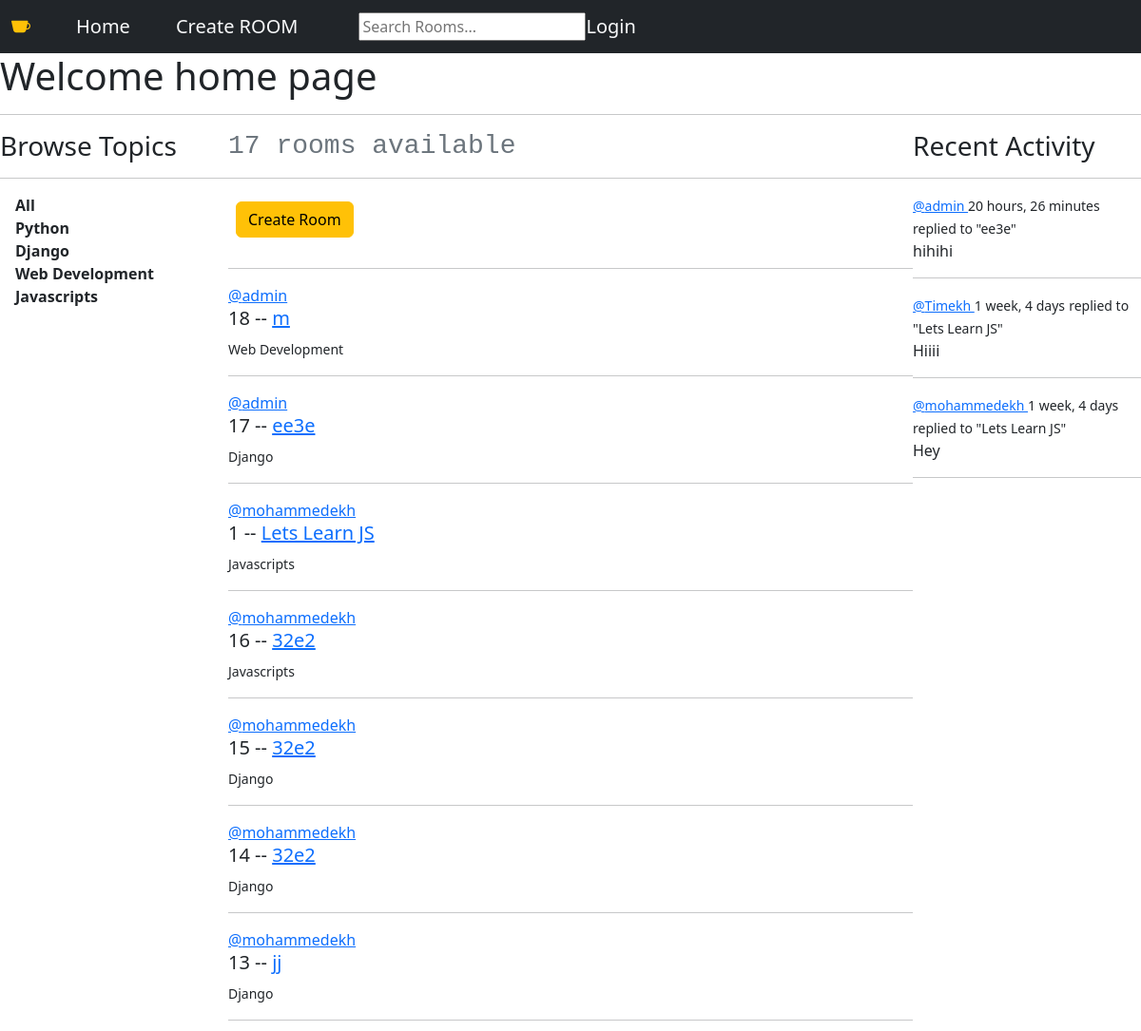
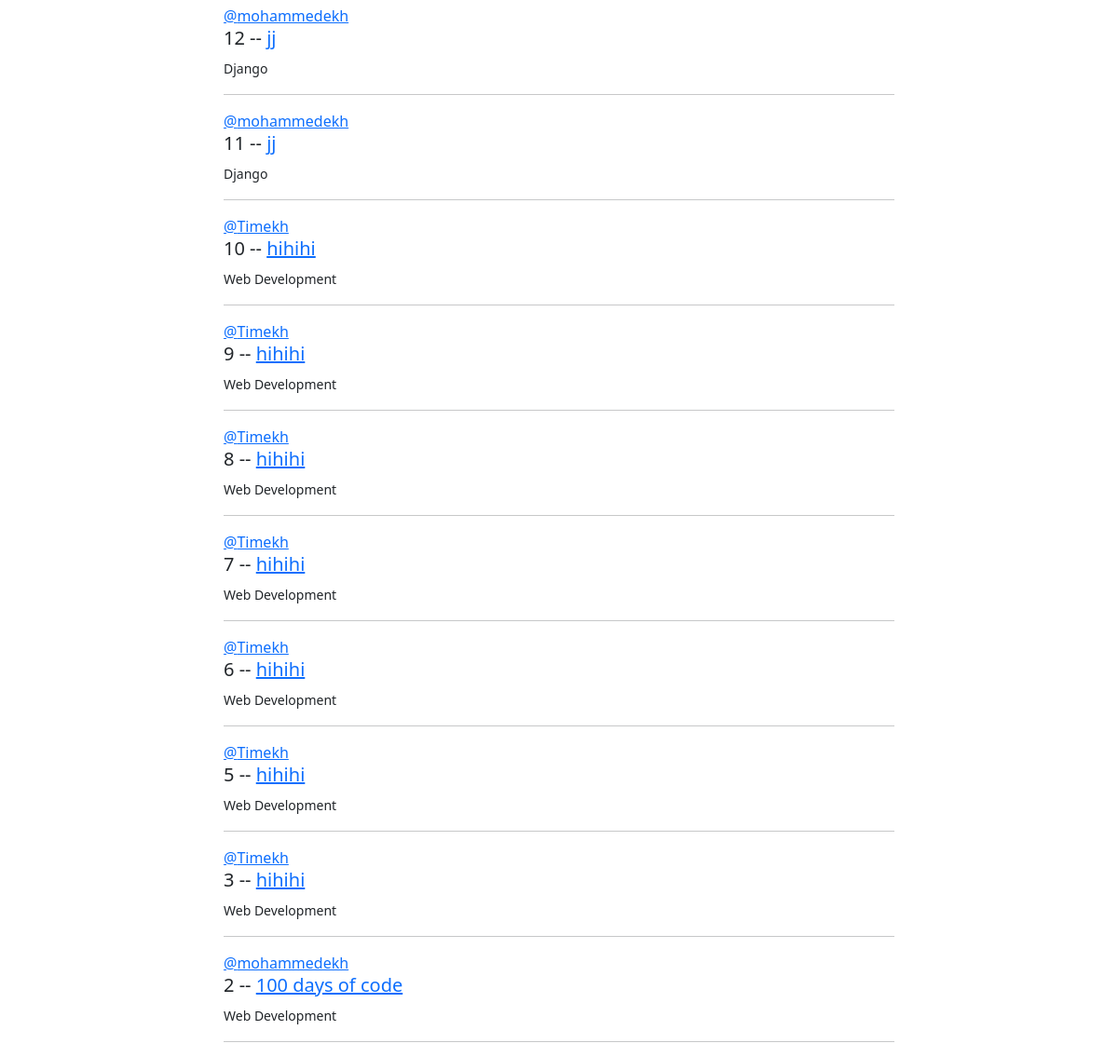
The page / on the database its author committed (2 pictures, top to bottom).
### base/models.py (models this page shows, shortened)
class Topic(models.Model):
    name = models.CharField(max_length=200)

class Room(models.Model):
    host = models.ForeignKey(User, on_delete=models.SET_NULL, null=True)
    topic = models.ForeignKey(Topic, on_delete=models.SET_NULL, null=True)
    name = models.CharField(max_length=200)
    description = models.TextField(null=True, blank=True)
    Participants =  models.ManyToManyField(User, related_name='Participants', blank=True)
    updated = models.DateTimeField(auto_now=True)
    created = models.DateTimeField(auto_now_add=True)
    class Meta:
        ordering =['-updated','-created']
    def __str__(self):
        return self.name

class Message(models.Model):
    user    = models.ForeignKey(User,on_delete=models.CASCADE)
    room    = models.ForeignKey(Room, on_delete=models.CASCADE)
    body    = models.TextField()
    updated = models.DateTimeField(auto_now=True)
    created = models.DateTimeField(auto_now_add=True)
    class Meta:
        ordering =['-updated','-created']
    def __str__(self):
        return self.body[0:50]

### base/views.py (the view)
# urls.py: path('', views.home, name="home page"),
def home(request):
    q= request.GET.get('q') if request.GET.get('q') != None else ''
    rooms = Room.objects.filter(Q(topic__name__icontains=q) | Q(name__icontains=q) | Q(description__icontains=q))
    topics = Topic.objects.all()
    room_count = rooms.count()
    room_messages = Message.objects.filter(Q(room__topic__name__icontains=q))
    context = {'rooms':rooms, 'topics':topics,'room_count':room_count, 'room_messages':room_messages}
    return render(request,'base/home.html',context )

### base/templates/base/home.html
{% extends 'main.html' %}
    {% block content%}
    <h1> Welcome home page </h1>
    <hr>
    <div class="home-container">
        <div>
           {% include 'base/topics_component.html'%}
        </div>
        <div>
                <h3 class="text-muted font-monospace">{{room_count}} rooms available</h3>
                <hr>
                <a class="text-light text-decoration-none " href="{% url 'create-room' %}"><button class=" m-2 mb-3 btn btn-warning">Create Room
                </button> </a>
                <hr>
{% include 'base/feed_component.html'%}
        </div>
<div>{% include 'base/activity_component.html'%}</div>
</div>
    {% endblock %}

### base/templates/base/topics_component.html
<h3>Browse Topics </h3>
<hr>
<div> <a class="text-decoration-none fw-bold text-dark ms-3 " href="{%url 'home page'%}">All</a></div>
{% for topic in topics %}
<div> <a class="text-decoration-none fw-bold text-dark ms-3 " href="{%url 'home page'%}?q={{topic.name}}">{{topic.name}}</a></div>
{% endfor %}

### base/templates/base/feed_component.html (shortened to what this page needs)
        {%for room in rooms %}
        <a href="{%url 'user-profile' room.host.id %}">@{{room.host.username}}</a>
        <h5>{{room.id}} --  <a href="{% url 'room' room.id %}"> {{room.name }} </a></h5>
        <small>{{room.topic.name}}</small>
        <hr>
{% endfor %}

### base/templates/base/activity_component.html (shortened to what this page needs)
            <h3> Recent Activity</h3>
            <hr>
                {% for message in room_messages%}
                <div>
                    <small>
                     <a href="{% url 'user-profile' message.user.id%}">   @{{message.user}} </a> {{message.created|timesince}}</small>
                        <small>replied to "{{message.room}}"</small>
                        <p>{{message}}</p>
                    <hr>
                </div>
                {% endfor %}

### static/css/base.css (style rules this page uses)
.home-container { display: grid; grid-template-columns: 1fr 3fr 1fr; }

### rows shown on the page
Topic: name "Python"
Topic: name "Django"
Topic: name "Web Development"
Topic: name "Javascripts"
Room: host.username "admin", id "18", name "m", topic.name "Web Development"
Room: host.username "admin", id "17", name "ee3e", topic.name "Django"
Room: host.username "mohammedekh", id "1", name "Lets Learn JS", topic.name "Javascripts"
Room: host.username "mohammedekh", id "16", name "32e2", topic.name "Javascripts"
Room: host.username "mohammedekh", id "15", name "32e2", topic.name "Django"
Room: host.username "mohammedekh", id "14", name "32e2", topic.name "Django"
Room: host.username "mohammedekh", id "13", name "jj", topic.name "Django"
Room: host.username "mohammedekh", id "12", name "jj", topic.name "Django"
Room: host.username "mohammedekh", id "11", name "jj", topic.name "Django"
Room: host.username "Timekh", id "10", name "hihihi", topic.name "Web Development"
Room: host.username "Timekh", id "9", name "hihihi", topic.name "Web Development"
Room: host.username "Timekh", id "8", name "hihihi", topic.name "Web Development"
Room: host.username "Timekh", id "7", name "hihihi", topic.name "Web Development"
Room: host.username "Timekh", id "6", name "hihihi", topic.name "Web Development"
Room: host.username "Timekh", id "5", name "hihihi", topic.name "Web Development"
Room: host.username "Timekh", id "3", name "hihihi", topic.name "Web Development"
Room: host.username "mohammedekh", id "2", name "100 days of code", topic.name "Web Development"
Message: user "admin", created "20 hours, 26 minutes", room "ee3e", body "hihihi"
Message: user "Timekh", created "1 week, 4 days", room "Lets Learn JS", body "Hiiii"
Message: user "mohammedekh", created "1 week, 4 days", room "Lets Learn JS", body "Hey"

### other values the page prints
{{ room_count }} "17"
